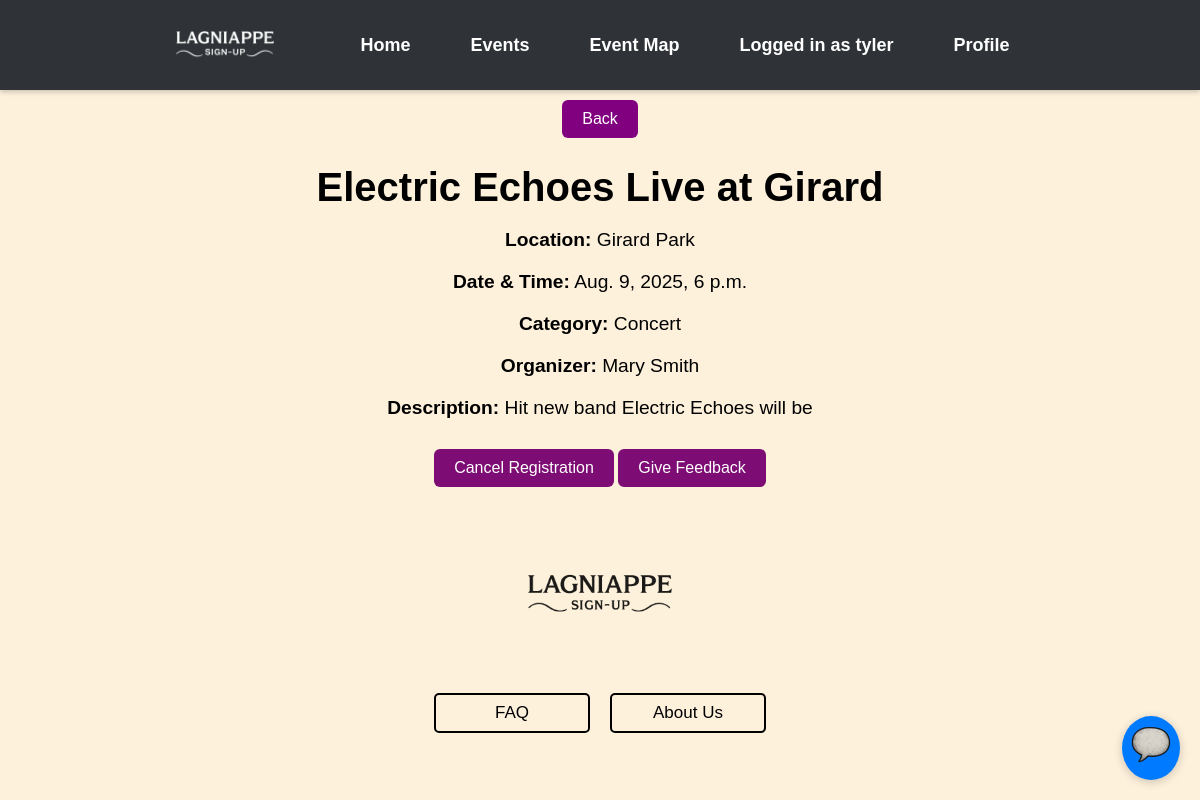
The page /event/1 (signed in) on the database its author committed.
### events/models.py (models this page shows)
class Users(AbstractUser): # AbstractUser comes with a whole bunch of attributes
    UserID = models.AutoField(("userID"), primary_key=True) # autofield automatically increments an int as a new row is created
    groups = models.ManyToManyField(
        'auth.Group',
        related_name='event_users',  # Custom related_name for reverse accessor
        blank=True
    )
    user_permissions = models.ManyToManyField(
        'auth.Permission',
        related_name='event_user_permissions',  # Custom related_name for reverse accessor
        blank=True
    )

class Event(models.Model):
    EventID = models.AutoField(("eventID"), primary_key=True)
    OrganizerID = models.ForeignKey(Users, on_delete=models.CASCADE)
    CategoryID = models.ForeignKey(Category, on_delete=models.CASCADE)
    Title = models.CharField(("title"), max_length=100)
    Description = models.CharField(("description"), max_length=500)
    Location = models.CharField(("location"), max_length=100)
    DateTime = models.DateTimeField(("datetime"), null=True)
    EventStatus = models.BooleanField(("eventstatus"), default=True)

class Category(models.Model):
    CategoryID = models.AutoField(("eventID"), primary_key=True)
    Name = models.CharField(("name"), unique=True, max_length=200)

### lagniappe_signup/views.py (the view)
# urls.py: path('event/<int:pk>', views.detail_event, name="event-detail"),
def detail_event(request, pk):
    try:
        event = Event.objects.get(EventID=pk)
    except Event.DoesNotExist:
        return HttpResponse("Event Does Not Exist", status=404)
    reg = None
    user = None
    is_registered = False
    if request.user.is_authenticated:
        user = request.user
        is_registered = Registration.objects.filter(EventID=pk, UserID=user.UserID).exists()
        if is_registered:
            reg = Registration.objects.get(EventID=pk, UserID=user.UserID)
    return render(request, "event_detail.html", context={
        "event": event,
        "reg": reg,
        "is_registered": is_registered
    })

### templates/event_detail.html (shortened to what this page needs)
{% extends "base.html" %}
{% block content %}
<!DOCTYPE html>
<html lang="en">
<head>
    <link rel="stylesheet" href='css/style.css'>
</head>
<body>
    <button onclick="window.location.href='{% url 'event-list' %}'" class="btn btn-secondary" style="background-color: purple; color: white;">Back</button>
    <h1>{{ event.Title }}</h1>
    <p><strong>Location:</strong> {{ event.Location }}</p>
    <p><strong>Date & Time:</strong> {{ event.DateTime }}</p>
    <p><strong>Category:</strong> {{ event.CategoryID.Name }}</p>
    <p><strong>Organizer:</strong> {{ event.OrganizerID.get_full_name|default:event.OrganizerID.email }}</p>
    <p><strong>Description:</strong> {{ event.Description }}</p>
    {% if is_registered %}
    <button onclick="window.location.href='{% url 'registration-delete' reg.RegistrationID %}'" class="btn btn-success">Cancel Registration</button>
    {% else %}
        <button onclick="window.location.href='{% url 'registration-create' event.EventID %}'" class="btn btn-success">Register</button>
    {% endif %}
    <button onclick="window.location.href='{% url 'feedback-create' event.EventID %}'" class="btn btn-info">Give Feedback</button>
</body>
</html>
{% endblock %}

### templates/headBanner.html (shortened to what this page needs)
{% load static %}
<!DOCTYPE html>
<html lang="en">
<head>
    <link rel="stylesheet" href="{% static 'css/style.css' %}">
</head>
<body>
    <nav class="top-banner" style="height: 60px; width: 100%; background-color: #2f3337;">
        <div class="nav-container" style="
            display: flex;
            align-items: center;
            height: 100%;
            padding: 0 20px 0 0;  /* ✅ No left padding */
            box-sizing: border-box;
        ">
            <div class="nav-logo" style="
                margin-left: 0;
                margin-right: 60px;
                display: flex;
                align-items: center;
                padding-left: 10px;  /* ✅ Small padding to prevent touching the edge */
            ">
                <img src="{% static 'images/LSU_white.png' %}"
                     alt="Lagniappe Logo"
                     style="height: 120px; width: auto;">
            </div>
            <ul class="nav-links" style="
                display: flex;
                gap: 30px;
                list-style: none;
                padding: 0;
                margin: 0;
            ">
                <li><a href="{% url 'home' %}">Home</a></li>
                <li><a href="{% url 'event-list' %}">Events</a></li>
                <li><a href="{% url 'map' %}">Event Map</a></li>
                {% if user.is_authenticated %}
                    <li><a>Logged in as {{ user.username }}</a></li>
                    <li><a href="{% url 'profile' user.UserID %}">Profile</a></li>
                {% else %}
                    <li><a href="{% url 'signin' %}">Sign In</a></li>
                {% endif %}
            </ul>
        </div>
    </nav>
    <div id="chat-toggle">
        <img src="{% static 'images/scroll.png' %}">
    </div>
</body>
</html>

### static/css/style.css (style rules this page uses)
body { background-color: #fdf1dc; font-family: Arial, sans-serif; text-align: center; }
h1 { font-size: 2.5rem; font-weight: bold; margin-bottom: 10px; }
p { font-size: 1.2rem; margin-bottom: 20px; }
button { background-color: #7d0c74; color: white; padding: 10px 20px; border: none; border-radius: 5px; font-size: 1rem; cursor: pointer; margin-top: 10px; }
.top-banner { background-color: #343a40; padding: 15px 0; text-align: center; box-shadow: 0 2px 5px rgba(0, 0, 0, 0.2); }
.nav-container { display: flex; justify-content: center; align-items: center; }
.nav-links { list-style: none; padding: 0; margin: 0; display: flex; }
.nav-links li { margin: 0 15px; }
.nav-links li a { text-decoration: none; color: white; font-size: 18px; font-weight: bold; transition: color 0.3s ease; }
#chat-toggle { position: fixed; bottom: 20px; right: 20px; background: #007bff; color: white; border-radius: 50%; padding: 5px; font-size: 24px; cursor: pointer; box-shadow: 0 2px 10px rgba(0,0,0,0.2); z-index: 1000; }
.btn { padding: 10px 20px; border: none; border-radius: 6px; text-decoration: none; font-size: 16px; cursor: pointer; }
.btn-secondary { background-color: #6c757d; color: purple; }

### templates/headBanner.html (style rules this page uses)
html, body { margin: 0; padding: 0; }

### rows shown on the page
Users: username "tyler"
Event: Title "Electric Echoes Live at Girard", Location "Girard Park", DateTime "Aug. 9, 2025, 6 p.m.", CategoryID.Name "Concert", OrganizerID.get_full_name "Mary Smith", Description "Hit new band Electric Echoes will be"
